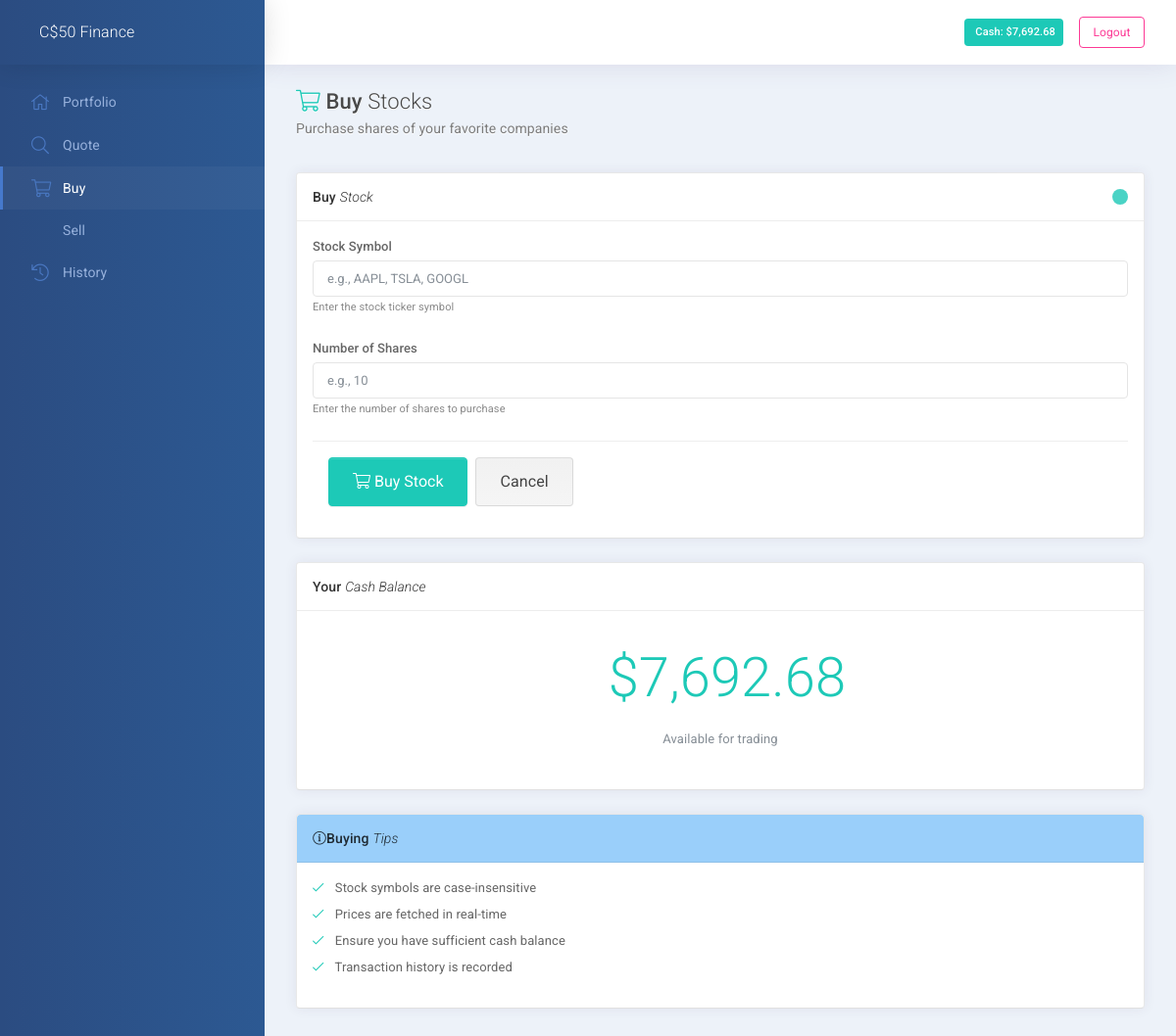
/buy (signed in), run on an earlier commit of the app's database.
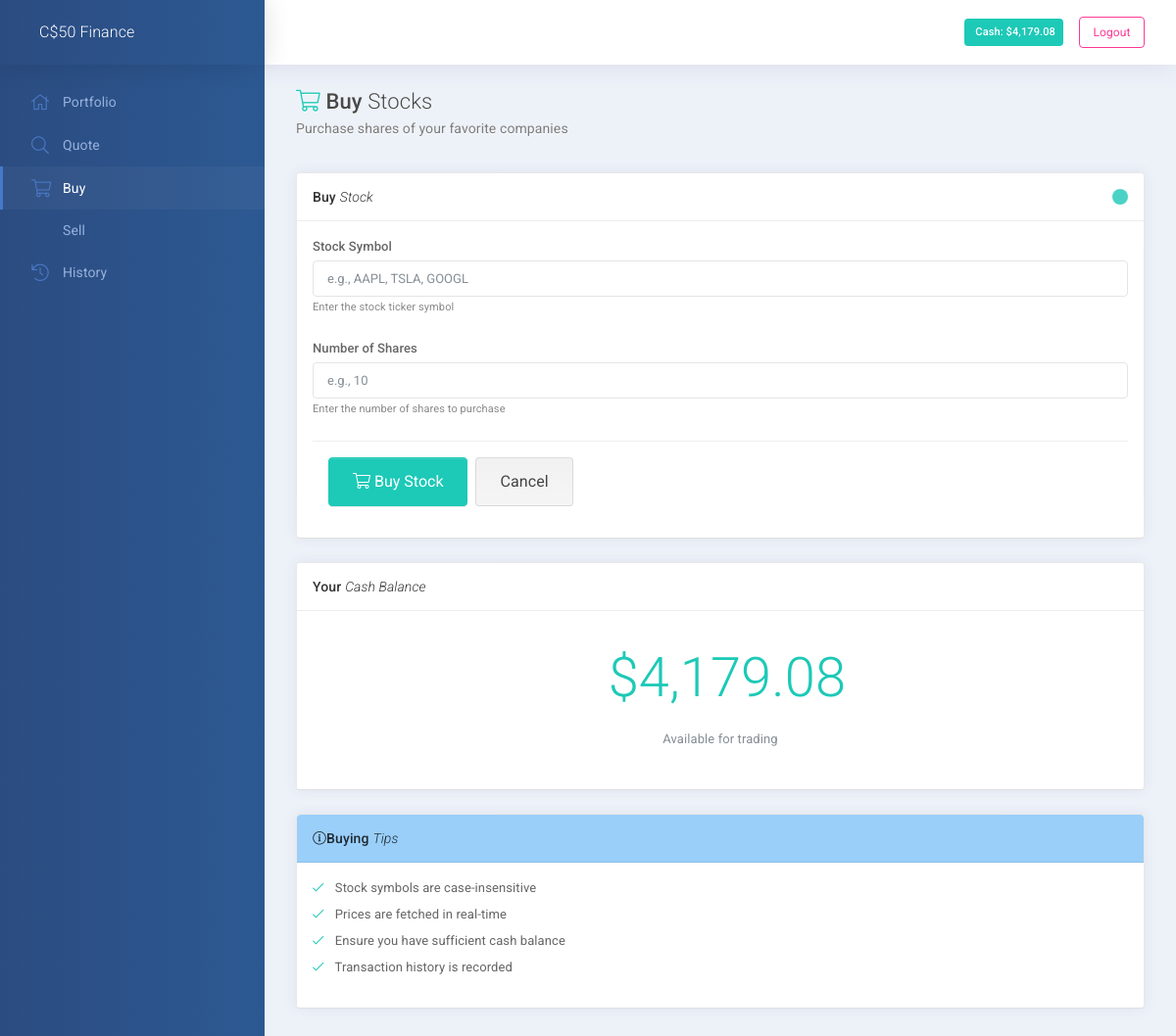
And on a later commit of the database.
### model.py (models this page shows, shortened)
class Base(DeclarativeBase):
    pass

class User(Base):
    __tablename__ = "user"
    id = mapped_column(Integer, primary_key=True)
    full_names = mapped_column(String(255))
    username = mapped_column(String(255))
    create_date: Mapped[datetime] = mapped_column(insert_default=func.now())
    password_hash = mapped_column(String(1000))
    addresses: Mapped[List["Address"]] = relationship(back_populates="user")
    portfolio: Mapped["Portfolio"] = relationship(back_populates="user")
    cash: Mapped[int] = mapped_column(insert_default=10000)
    email: Mapped[str] = mapped_column(String(255), nullable=False)
    @property
    def password(self):
        raise AttributeError('password is not a readable attribute')

### app.py (the view, shortened to what this page needs)
@app.route('/buy', methods=['GET', 'POST'])
@login_required
def buy_route():
    return render_template('buy.html')

### app.py (called while the page is built)
@app.after_request
def after_request(response):
    response.headers["Cache-Control"] = "no-cache, no-store, must-revalidate"
    response.headers["Expires"] = 0
    response.headers["Pragma"] = "no-cache"
    return response

@login_manager.user_loader
def load_user(user_id):
    user = session_db.query(User).get(int(user_id))
    return user

### helpers.py (called while the page is built)
def login_required(f):
    @wraps(f)
    @flask_login_required
    def decorated_function(*args, **kwargs):
        return f(*args, **kwargs)
    return decorated_function

def usd(value):
    return f"${value:,.2f}"

### templates/buy.html (shortened to what this page needs)
{% extends "layout.html" %}
{% block main %}
<div class="subheader">
  <h1 class="subheader-title">
    <i class='fal fa-shopping-cart text-success'></i> Buy <span class='fw-300'>Stocks</span>
    <small>
      Purchase shares of your favorite companies
    </small>
  </h1>
</div>
<div class="row">
  <div class="col-xl-6">
    <div id="panel-1" class="panel">
      <div class="panel-hdr">
        <h2>
          Buy <span class="fw-300"><i>Stock</i></span>
        </h2>
        <div class="panel-toolbar">
          <button class="btn btn-panel" data-action="panel-collapse" data-toggle="tooltip" data-offset="0,10" data-original-title="Collapse"></button>
        </div>
      </div>
      <div class="panel-container show">
        <div class="panel-content">
          <form action="/buy" method="post">
            <div class="form-group">
              <label class="form-label" for="ticker">Stock Symbol</label>
              <input type="text" id="ticker" name="ticker" class="form-control" placeholder="e.g., AAPL, TSLA, GOOGL" required autofocus>
              <span class="help-block">Enter the stock ticker symbol</span>
            </div>
            <div class="form-group">
              <label class="form-label" for="quantity">Number of Shares</label>
              <input type="number" id="quantity" name="quantity" class="form-control" min="1" placeholder="e.g., 10" required>
              <span class="help-block">Enter the number of shares to purchase</span>
            </div>
            <div class="panel-content border-faded border-left-0 border-right-0 border-bottom-0 d-flex flex-row align-items-center mt-3">
              <button type="submit" class="btn btn-success btn-lg waves-effect waves-themed">
                <i class="fal fa-shopping-cart"></i> Buy Stock
              </button>
              <a href="/" class="btn btn-default btn-lg ml-2 waves-effect waves-themed">Cancel</a>
            </div>
          </form>
        </div>
      </div>
    </div>
  </div>
  <div class="col-xl-6">
    <div id="panel-2" class="panel">
      <div class="panel-hdr">
        <h2>
          Your <span class="fw-300"><i>Cash Balance</i></span>
        </h2>
      </div>
      <div class="panel-container show">
        <div class="panel-content">
          <div class="d-flex align-items-center justify-content-center" style="min-height: 150px;">
            <div class="text-center">
              <h1 class="display-3 text-success mb-0">
                 {{ current_user.cash | usd }}
              </h1>
              <p class="text-muted mt-2">Available for trading</p>
            </div>
          </div>
        </div>
      </div>
    </div>
    <div id="panel-3" class="panel">
      <div class="panel-hdr bg-info-50">
        <h2>
          <i class="fal fa-info-circle"></i> Buying <span class="fw-300"><i>Tips</i></span>
        </h2>
      </div>
      <div class="panel-container show">
        <div class="panel-content">
          <ul class="list-unstyled">
            <li class="mb-2"><i class="fal fa-check text-success mr-2"></i> Stock symbols are case-insensitive</li>
            <li class="mb-2"><i class="fal fa-check text-success mr-2"></i> Prices are fetched in real-time</li>
            <li class="mb-2"><i class="fal fa-check text-success mr-2"></i> Ensure you have sufficient cash balance</li>
            <li class="mb-2"><i class="fal fa-check text-success mr-2"></i> Transaction history is recorded</li>
          </ul>
        </div>
      </div>
    </div>
  </div>
</div>
{% endblock %}

### templates/layout.html (shortened to what this page needs)
<!DOCTYPE html>
<html lang="en">
  <head>
    <link rel="stylesheet" media="screen, print" href="{{ url_for('static', filename='css/vendors.bundle.css') }}">
    <link rel="stylesheet" media="screen, print" href="{{ url_for('static', filename='css/app.bundle.css') }}">
    <link rel="stylesheet" media="screen, print" href="{{ url_for('static', filename='css/themes/cust-theme-3.css') }}">
  </head>
  <body class="mod-bg-1 mod-nav-link">
      <div class="page-wrapper">
	<div class="page-inner">
	  {% if current_user.is_authenticated %}
	  <aside class="page-sidebar">
	    <div class="page-logo">
	      <a href="/" class="page-logo-link d-flex align-items-center">
		<span class="page-logo-text">C$50 Finance</span>
	      </a>
	    </div>
	    <nav id="js-primary-nav" class="primary-nav" role="navigation">
	      <ul id="js-nav-menu" class="nav-menu">
		<li class="{{ 'active' if request.path == '/' }}"><a href="/"><i class="fal fa-home"></i> <span class="nav-link-text">Portfolio</span></a></li>
		<li class="{{ 'active' if request.path == '/quote' }}"><a href="/quote"><i class="fal fa-search"></i> <span class="nav-link-text">Quote</span></a></li>
		<li class="{{ 'active' if request.path == '/buy' }}"><a href="/buy"><i class="fal fa-shopping-cart"></i> <span class="nav-link-text">Buy</span></a></li>
		<li class="{{ 'active' if request.path == '/sell' }}"><a href="/sell"> <span class="nav-link-text">Sell</span></a></li>
		<li class="{{ 'active' if request.path == '/history' }}"><a href="/history"><i class="fal fa-history"></i> <span class="nav-link-text">History</span></a></li>
	      </ul>
	    </nav>
	  </aside>
	  {% endif %}
	  <div class="page-content-wrapper">
	    <header class="page-header" role="banner">
	      <div class="ml-auto d-flex align-items-center">
		{% if current_user.is_authenticated %}
		<div class="mr-3">
		  <span class="badge badge-success p-2">
		     Cash: {{ current_user.cash | usd }}
		  </span>
		</div>
		<a href="/logout" class="btn btn-sm btn-outline-danger">Logout</a>
		{% else %}
		<a href="{{ url_for('login') }}" class="btn btn-sm btn-primary mr-2">Login</a>
		<a href="{{ url_for('register') }}" class="btn btn-sm btn-outline-primary">Register</a>
		{% endif %}
	      </div>
	    </header>
	    <main id="js-page-content" role="main" class="page-content">
	      {% block main %}{% endblock %}
	    </main>
	  </div>
	</div>
      </div>
    </body>
</html>

What changed in the data, as far as the page shows it:
changed User: cash "$7,692.68" → "$4,179.08"
